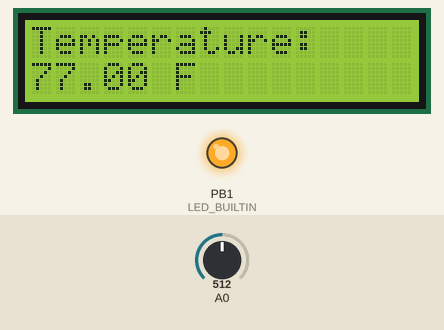
Simulated run of this sketch. Board: ATtiny85, built with avr-gcc and run on an emulated ATtiny85. Parts: 16×2 character LCD, output pins drawn as LEDs (lit = HIGH). Inputs (shaded band) come from the test bench; at power-on: A0 = 512.

Above: at 1.2 s.
1.3 s: A0 set to 157
At 2.7 s:
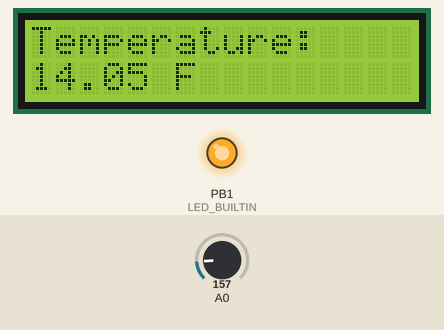
3.0 s: A0 set to 128
At 4.2 s:
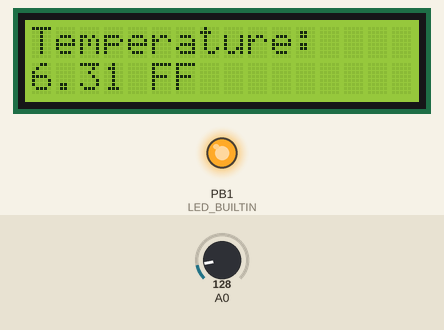
4.5 s: A0 set to 122
At 5.7 s:
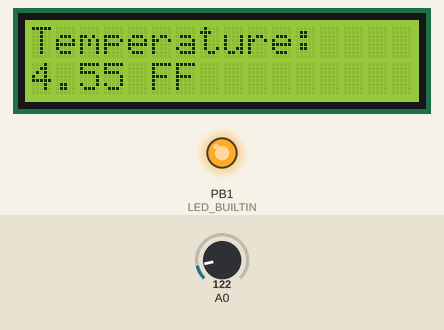
Timing chart, 0 to 7.5 s (numbered marks = the images above; inputs shaded):
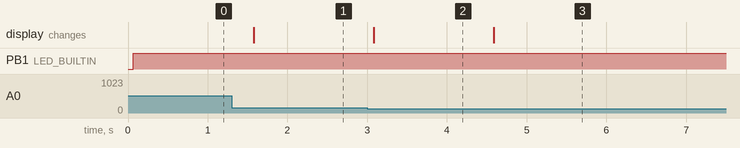

The sketch:

lcd_temp_2.ino
```cpp
/*
  LiquidCrystal Library - Hello World

 Demonstrates the use a 16x2 LCD display.  The LiquidCrystal
 library works with all LCD displays that are compatible with the
 Hitachi HD44780 driver. There are many of them out there, and you
 can usually tell them by the 16-pin interface.

 This sketch prints "Hello World!" to the LCD
 and shows the time.

  The circuit:
 * LCD RS pin to digital pin 12
 * LCD Enable pin to digital pin 11
 * LCD D4 pin to digital pin 5
 * LCD D5 pin to digital pin 4
 * LCD D6 pin to digital pin 3
 * LCD D7 pin to digital pin 2
 * LCD R/W pin to ground
 * LCD VSS pin to ground
 * LCD VCC pin to 5V
 * 10K resistor:
 * ends to +5V and ground
 * wiper to LCD VO pin (pin 3)
 */

#include <LiquidCrystal.h>
#include <math.h>

#define CEL 1
#define FAR 2

int cf = CEL;

// initialize the library with the numbers of the interface pins
LiquidCrystal lcd(12, 11, 5, 4, 3, 2);

void setup()
{
  pinMode(8, INPUT_PULLUP);
  pinMode(LED_BUILTIN, OUTPUT);
  // set up the LCD's number of columns and rows:
  lcd.begin(16, 2);
  // Print a message to the LCD.
  lcd.print("Temperature:");
  //lcd.print("hello, world!");
}

void loop()
{
  // set the cursor to column 0, line 1
  // (note: line 1 is the second row, since counting begins with 0):
  lcd.setCursor(0, 1);
  if (digitalRead(8) == HIGH)
    cf = CEL;
   else
   cf = FAR;
  // turn on LED if we are in Far
  digitalWrite(LED_BUILTIN, (cf == CEL ? LOW : HIGH));
  lcd.print(Thermistor(analogRead(A0)));
  lcd.print((cf == FAR ? " F" : " C"));
  delay(500);
  // print the number of seconds since reset:
//  lcd.print(millis() / 1000);
}

long readVcc()
{
  // Read 1.1V reference against AVcc
  // set the reference to Vcc and the measurement to the internal 1.1V reference
  #if defined(__AVR_ATmega32U4__) || defined(__AVR_ATmega1280__) || defined(__AVR_ATmega2560__)
    ADMUX = _BV(REFS0) | _BV(MUX4) | _BV(MUX3) | _BV(MUX2) | _BV(MUX1);
  #elif defined (__AVR_ATtiny24__) || defined(__AVR_ATtiny44__) || defined(__AVR_ATtiny84__)
    ADMUX = _BV(MUX5) | _BV(MUX0);
  #elif defined (__AVR_ATtiny25__) || defined(__AVR_ATtiny45__) || defined(__AVR_ATtiny85__)
    ADMUX = _BV(MUX3) | _BV(MUX2);
  #else
    ADMUX = _BV(REFS0) | _BV(MUX3) | _BV(MUX2) | _BV(MUX1);
  #endif
  delay(2); // Wait for Vref to settle
  ADCSRA |= _BV(ADSC); // Start conversion
  while (bit_is_set(ADCSRA,ADSC)); // measuring
  uint8_t low  = ADCL; // must read ADCL first - it then locks ADCH
  uint8_t high = ADCH; // unlocks both
  long result = (high<<8) | low;
  result = 1125300L / result; // Calculate Vcc (in mV); 1125300 = 1.1*1023*1000
  return result; // Vcc in millivolts
}

double Thermistor(int RawADC)
{
 double Temp;
 Temp = log(10000.0*((1024.0/RawADC-1)));
 Temp = 1 / (0.001129148 + (0.000234125 + (0.0000000876741 * Temp * Temp ))* Temp );
 Temp = Temp - 273.15;            // Convert Kelvin to Celcius
  if (cf == FAR)
   Temp = (Temp * 9.0)/ 5.0 + 32.0; // Convert Celcius to Fahrenheit
 return Temp;
}
```

Measured:
- the behaviour switches between 142 and 141 on A0 (found by bisection; images 1 and 2)
- after the input at 1.3 s, the display: changes after 0.27 s (image 1)
- after the input at 3.0 s, the display: changes after 0.08 s (image 2)
- after the input at 4.5 s, the display: changes after 0.09 s (image 3)
